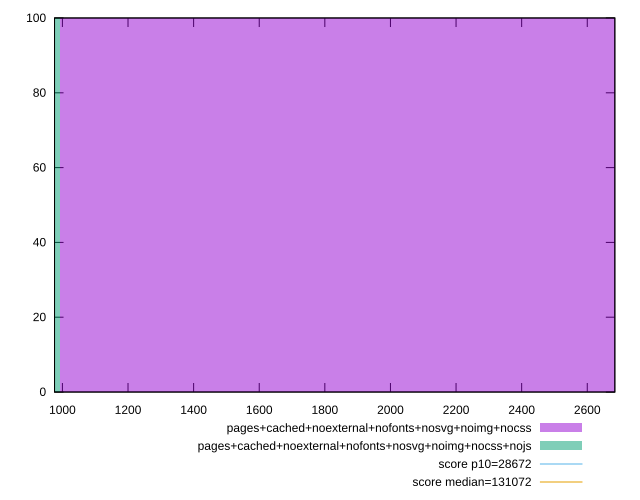

The script that saved this image:
reset

$pagesCachedNoexternalNofontsNosvgNoimgNocss <<EOF
1987.0538882800593 100
EOF

$pagesCachedNoexternalNofontsNosvgNoimgNocssNojs <<EOF
0 100
EOF

set key outside below
set boxwidth 1987.0538882800593
set xrange [976:2684]
set yrange [0:100]
set trange [0:100]
set style fill transparent solid 0.5 noborder

set parametric
set terminal svg size 640, 500 enhanced background rgb 'white'
set output "reprap/uses-long-cache-ttl/comparison/histogram/12_vs_13.svg"

plot $pagesCachedNoexternalNofontsNosvgNoimgNocss title "pages+cached+noexternal+nofonts+nosvg+noimg+nocss" with boxes, \
     $pagesCachedNoexternalNofontsNosvgNoimgNocssNojs title "pages+cached+noexternal+nofonts+nosvg+noimg+nocss+nojs" with boxes, \
     28672,t title "score p10=28672", \
     131072,t title "score median=131072"

reset
